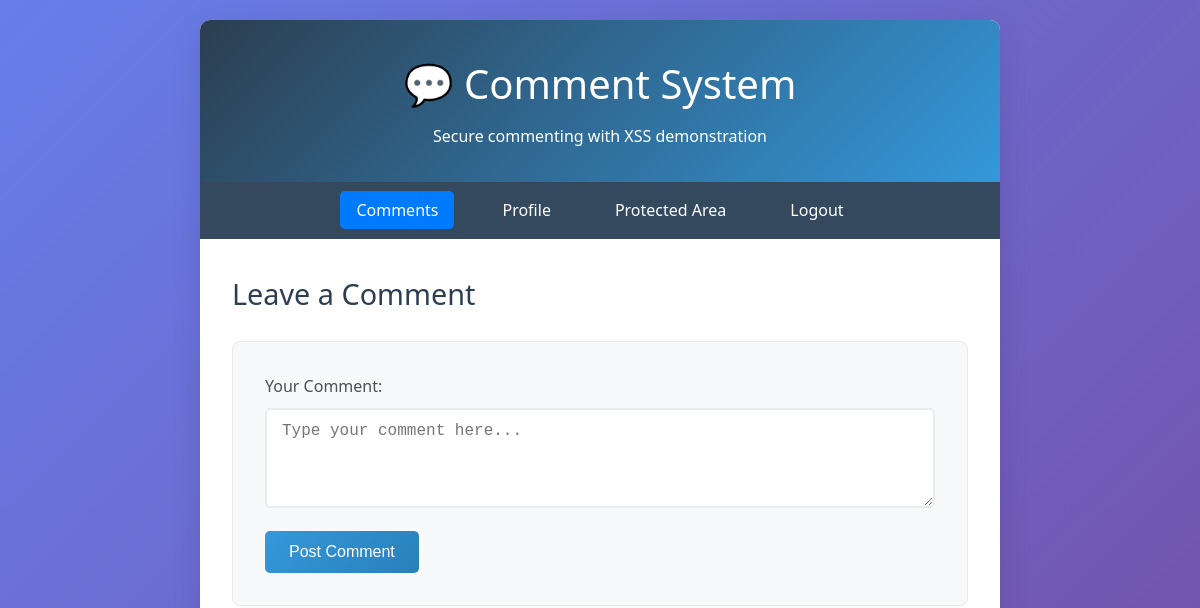
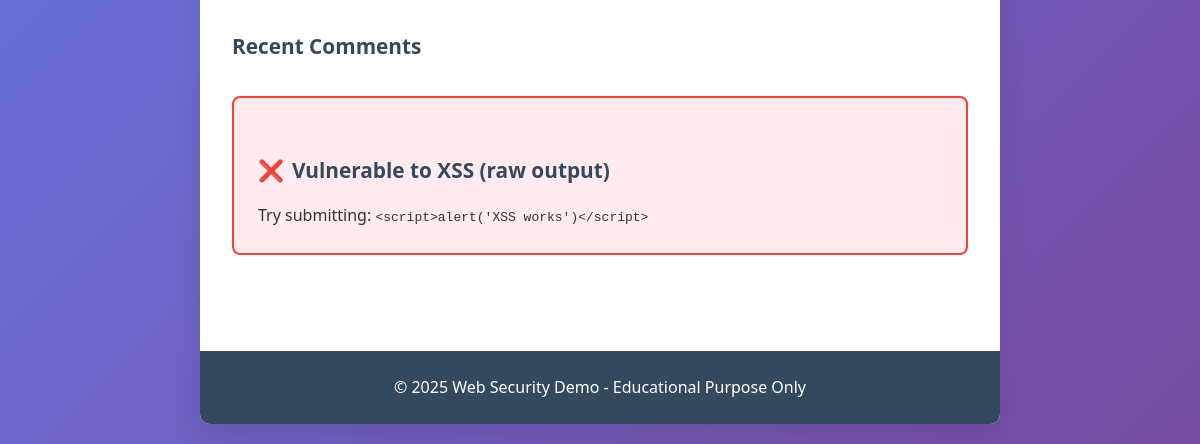
/app/index.php (signed in), run on an earlier commit of the app's database (2 pictures, top to bottom).
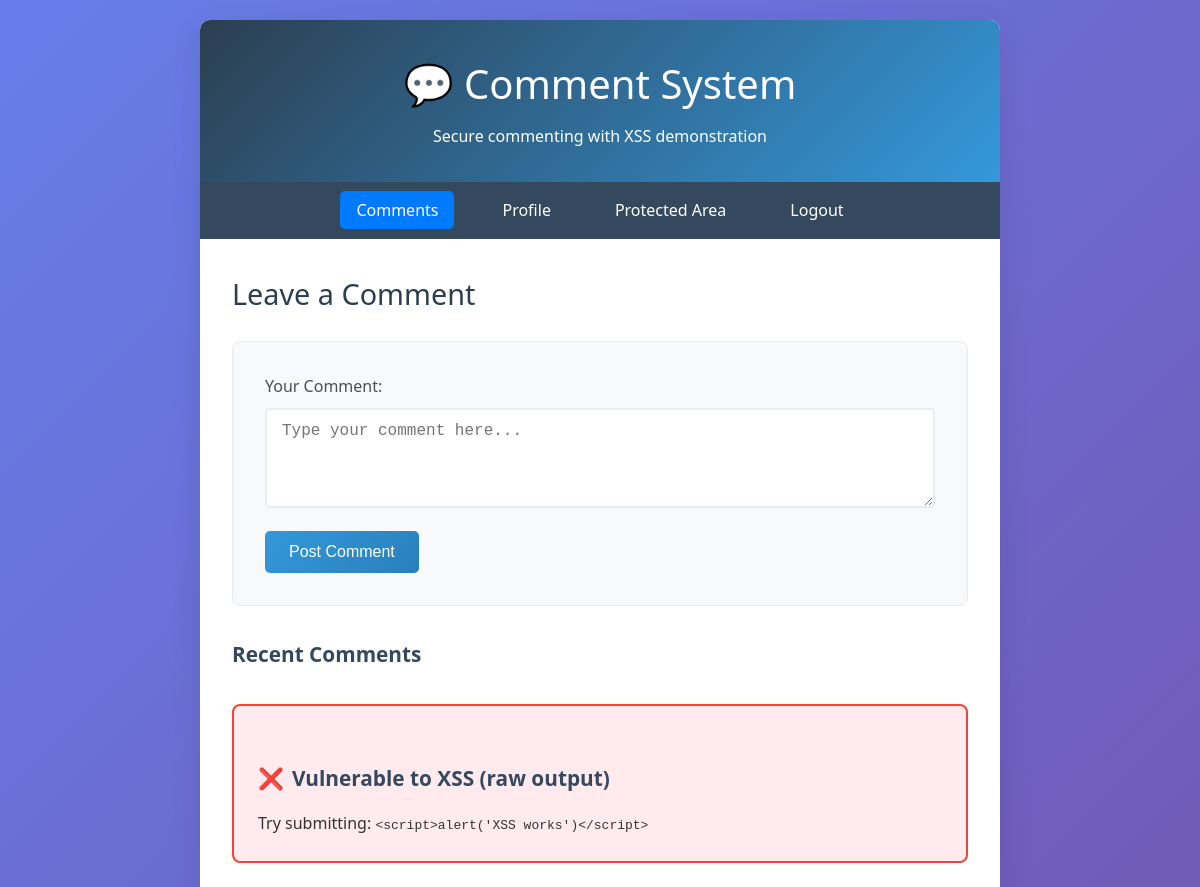
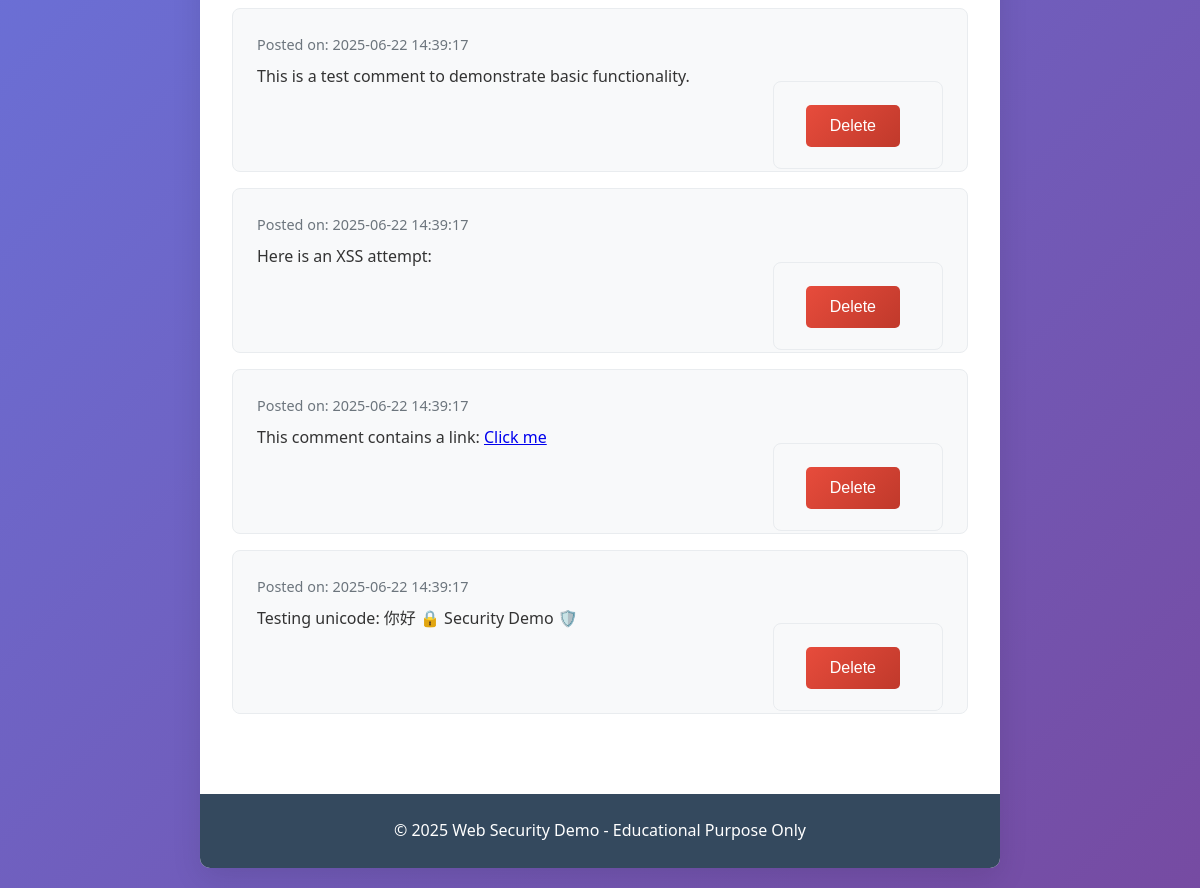
And on a later commit of the database (2 pictures, top to bottom).
### tables this page shows
CREATE TABLE IF NOT EXISTS comments (
    id INT AUTO_INCREMENT PRIMARY KEY,
    comment TEXT NOT NULL,
    user_id INT NOT NULL,
    created_at TIMESTAMP DEFAULT CURRENT_TIMESTAMP,
    FOREIGN KEY (user_id) REFERENCES users(id) ON DELETE CASCADE
);

### app/index.php (the view, shortened to what this page needs)
<!DOCTYPE html>
<html lang="en">
<head>
  <link rel="stylesheet" href="styles.css">
</head>
<body>
  <div class="container">
    <div class="header">
      <h1>💬 Comment System</h1>
      <p>Secure commenting with XSS demonstration</p>
    </div>
    <nav class="nav">
      <ul>
          <li><a href="index.php" class="active">Comments</a></li>
          <li><a href="profile.php">Profile</a></li>
          <li><a href="protected.php">Protected Area</a></li>
          <li><a href="login.php?logout=1">Logout</a></li>
      </ul>
    </nav>
    <div class="content">
      <h2>Leave a Comment</h2>      <form action="post_comment.php" method="POST">
        <label for="comment">Your Comment:</label>
        <textarea name="comment" id="comment" rows="4" placeholder="Type your comment here..."></textarea>
        <button type="submit">Post Comment</button>
      </form>
      <div class="comments-section">
        <h3>Recent Comments</h3>
        <?php
        require 'database.php';
        $stmt = $pdo->prepare("SELECT id, comment, created_at FROM comments WHERE user_id = ? ORDER BY created_at DESC");
        $stmt->execute([$_SESSION['user_id']]);
        $comments = $stmt->fetchAll();
        ?>
        <div class="vulnerability-warning">
          <h3><span class="security-icon danger"></span>Vulnerable to XSS (raw output)</h3>
          <p>Try submitting: <code>&lt;script&gt;alert('XSS works')&lt;/script&gt;</code></p>
        </div>
        <div class="comments-list">
          <?php foreach ($comments as $row): ?>
          <div class="comment">
            <div class="comment-meta">
              Posted on: <?= htmlspecialchars($row['created_at']) ?>
            </div>
            <div class="comment-content">
              <?= $row['comment'] ?>
            </div>
            <div class="comment-actions">
              <form method="POST" style="display: inline;">
                <button type="submit" class="btn btn-danger" onclick="return confirm('Delete this comment?')">Delete</button>
              </form>
            </div>
          </div>
          <?php endforeach; ?>
        </div>
      </div>
    </div>
    <div class="footer">
      <p>&copy; 2025 Web Security Demo - Educational Purpose Only</p>
    </div>
  </div>
</body>
</html>

### app/styles.css (style rules this page uses)
* { margin: 0; padding: 0; box-sizing: border-box; }
body { font-family: "Segoe UI", Tahoma, Geneva, Verdana, sans-serif; line-height: 1.6; color: #333; background: linear-gradient(135deg, #667eea 0%, #764ba2 100%); min-height: 100vh; padding: 20px; }
.container { max-width: 800px; margin: 0 auto; background: white; border-radius: 10px; box-shadow: 0 10px 30px rgba(0, 0, 0, 0.1); overflow: hidden; }
.header { background: linear-gradient(135deg, #2c3e50, #3498db); color: white; padding: 2rem; text-align: center; }
.content { padding: 2rem; }
h1 { font-size: 2.5rem; margin-bottom: 0.5rem; font-weight: 300; }
h2 { color: #2c3e50; margin-bottom: 1.5rem; font-size: 1.8rem; font-weight: 400; }
h3 { color: #34495e; margin: 2rem 0 1rem 0; font-size: 1.3rem; }
form { background: #f8f9fa; padding: 2rem; border-radius: 8px; margin-bottom: 2rem; border: 1px solid #e9ecef; }
label { display: block; margin-bottom: 0.5rem; font-weight: 500; color: #495057; }
input[type="text"], input[type="password"], input[type="email"], textarea, select { width: 100%; padding: 12px 15px; border: 2px solid #e9ecef; border-radius: 5px; font-size: 16px; transition: border-color 0.3s ease; margin-bottom: 1rem; }
textarea { resize: vertical; min-height: 100px; }
button, .btn { background: linear-gradient(135deg, #3498db, #2980b9); color: white; border: none; padding: 12px 24px; border-radius: 5px; cursor: pointer; font-size: 16px; text-decoration: none; display: inline-block; transition: all 0.3s ease; margin-right: 10px; }
.btn-danger { background: linear-gradient(135deg, #e74c3c, #c0392b); }
.comments-section { margin-top: 2rem; }
.comment { background: #f8f9fa; border: 1px solid #e9ecef; border-radius: 8px; padding: 1.5rem; margin-bottom: 1rem; position: relative; }
.comment-meta { color: #6c757d; font-size: 0.9rem; margin-bottom: 0.5rem; font-weight: 500; }
.comment-content { line-height: 1.6; margin-bottom: 1rem; }
.comment-actions { text-align: right; }
.vulnerability-warning { background: #ffebee; border: 2px solid #f44336; border-radius: 8px; padding: 1.5rem; margin: 2rem 0; }
.nav { background: #34495e; padding: 1rem 0; }
.nav ul { list-style: none; display: flex; justify-content: center; flex-wrap: wrap; }
.nav li { margin: 0 1rem; }
.nav a { color: white; text-decoration: none; padding: 0.5rem 1rem; border-radius: 5px; transition: background 0.3s ease; }
.nav a.active { background: #007bff; color: white; border-radius: 5px; }
.security-icon { display: inline-block; margin-right: 0.5rem; font-weight: bold; }
.security-icon.danger::before { content: "❌"; }
.footer { background: #34495e; color: white; text-align: center; padding: 1.5rem; margin-top: 2rem; }

What changed in the data, as far as the page shows it:
now on this page (row edited): comments: created_at "2025-06-22 14:39:17", comment "This is a test comment to demonstrate basic functionality."
now on this page (row edited): comments: created_at "2025-06-22 14:39:17", comment "Here is an XSS attempt:"
now on this page (row edited): comments: created_at "2025-06-22 14:39:17", comment "This comment contains a link: Click me"
now on this page (row edited): comments: created_at "2025-06-22 14:39:17", comment "Testing unicode: 你好 🔒 Security Demo 🛡️"
